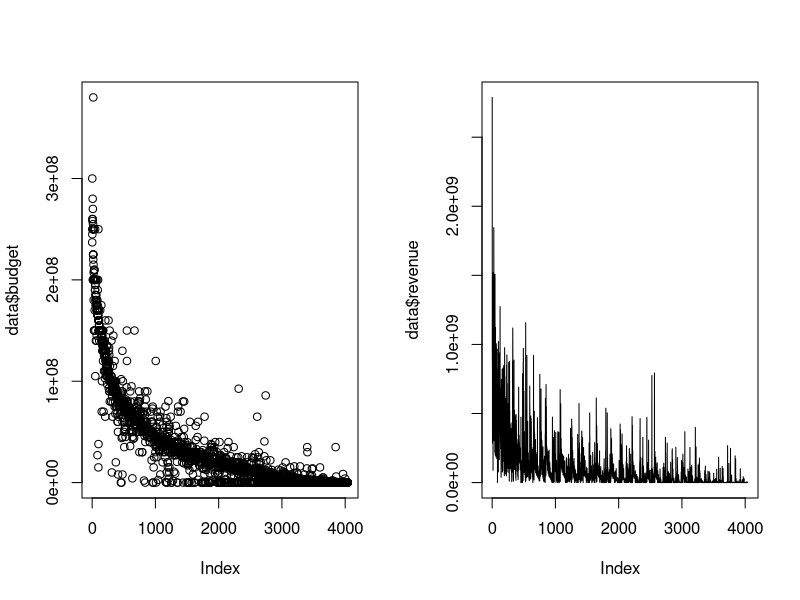
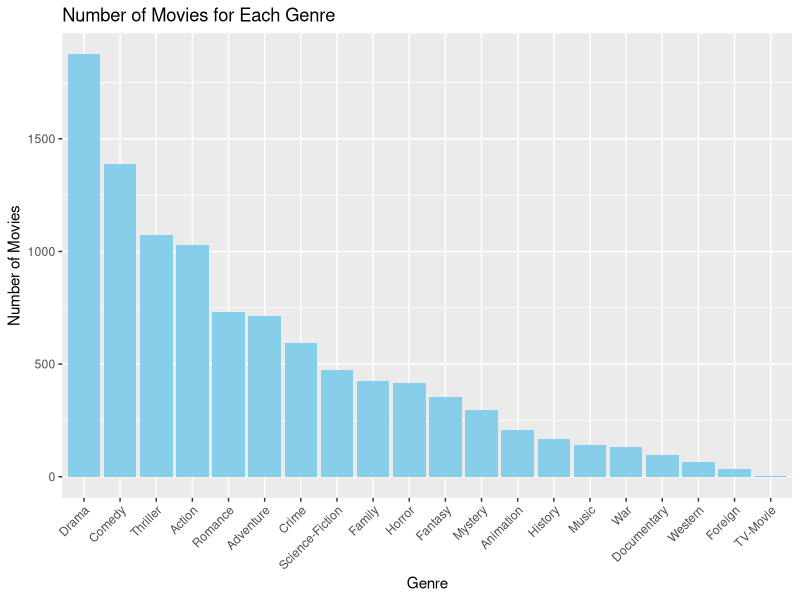
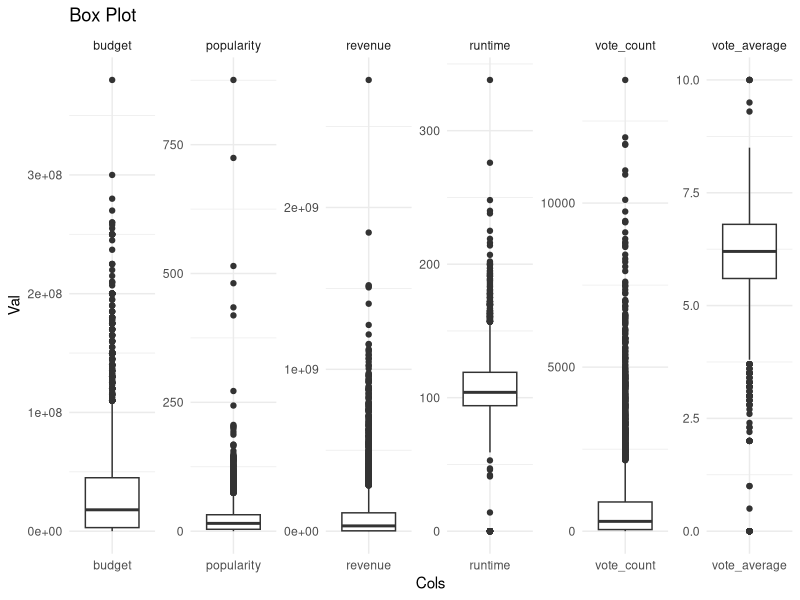
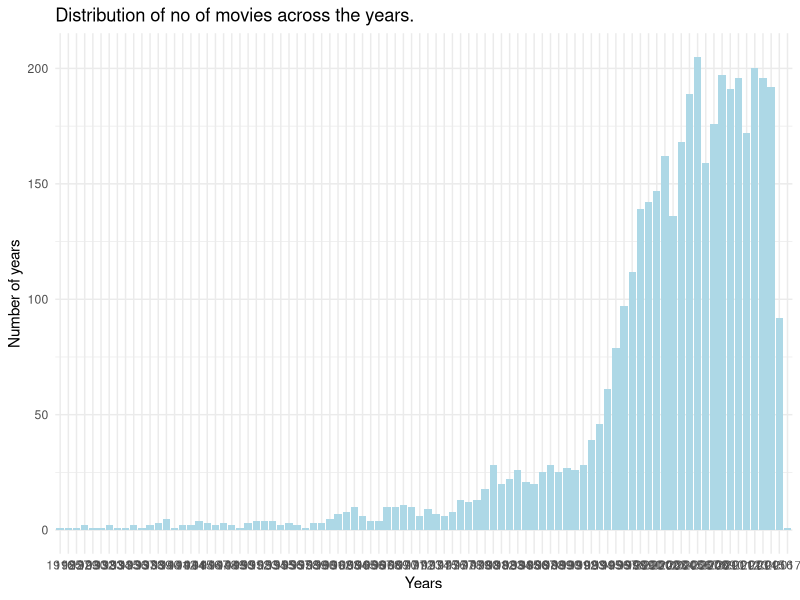
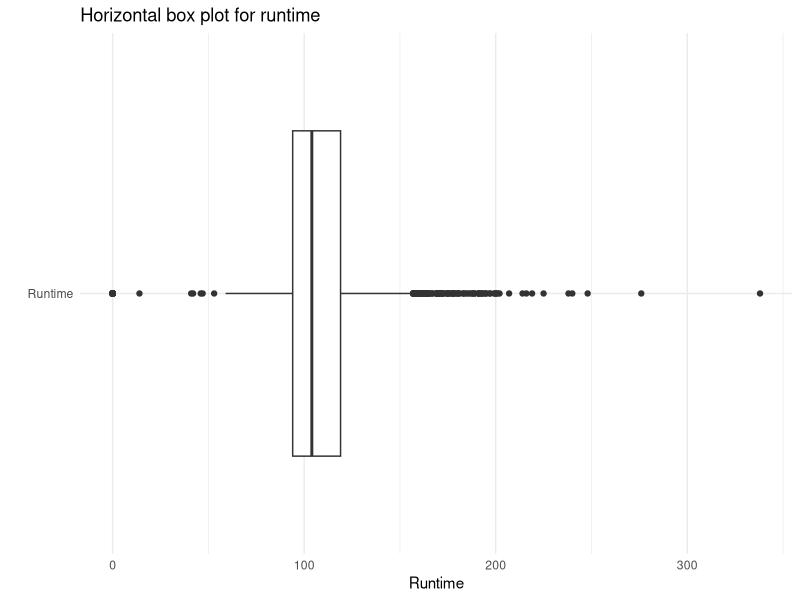

The R script that drew these images, in order: (Note: this script raises an error after producing the figures.)
## ---- chunk 1

char_preds <- read.csv('movie_dataset.csv')
## ---- chunk 2
        data <- read.csv('movie_dataset.csv', header=TRUE)
## ---- chunk 3
        str(data)
## ---- chunk 4
        data$title[1:10]
## ---- chunk 5
        movie_names <- data$title
        summary(movie_names)
## ---- chunk 6
    movie_budget <- data$budget
    mean(movie_budget)
## ---- chunk 7
    summary(movie_budget)
## ---- chunk 8
        par(mfrow = c(1,2)) # To plot different plots in the same row

        plot(data$budget, type="p") # scatter plot
        plot(data$revenue, type="l") # line plot
## ---- chunk 9
        sorted_data <- data[order(data$revenue, decreasing = TRUE), ] # To sort in descending order

        # The head function is used to get the first 10 rows
        top_10_rows <- head(sorted_data, n = 10)
        top_10_rows
        
## ---- chunk 10
        data$ROI = data$revenue / data$budget

        # Print the first 5 rows with their title and ROI
        data[1:5, c("title", "ROI")]
## ---- chunk 11
  # Convert the space-separated string of genres to a list of genres for each movie
  data$genres <- strsplit(data$genres, " ")
  #data$genres
  # Extract the individual genres and count their occurrences
  label_counts <- table(unlist(data$genres))
  #label_counts
  # label_counts will be a data frame with "Var1" and "Freq" columns
  
  # Sort the counts in descending order
  label_counts <- sort(label_counts, decreasing = TRUE)


## ---- chunk 12
    # Load the ggplot2 library
    library(ggplot2)
    
    # Make sure you have label_counts data frame with "Var1" and "Freq" columns
    
    # Convert the table object to a data frame
    label_counts_df <- as.data.frame(label_counts)
    
    # Plot the bar chart using ggplot2
    ggplot(label_counts_df, aes(x = Var1, y = Freq)) +
      geom_bar(stat = "identity", fill = "skyblue") +
      labs(x = "Genre", y = "Number of Movies", title = "Number of Movies for Each Genre") +
      theme(axis.text.x = element_text(angle = 45, hjust = 1))


## ---- chunk 13
library(ggplot2)

data = read.csv("movie_dataset.csv",header = TRUE)

numeric_column = c("budget","popularity","revenue","runtime","vote_count","vote_average")
summary_stat <- summary(data[,numeric_column])
summary_stat

#We can determine the outliers present in the data
#We can also find the range and the spread of the data.
#We can also check the skew of the data

#Mode/Frequency can be used for categorical columns

calculate_mode <-function(x){
  unx <- unique(x)
  unx[which.max(tabulate(match(x,unx)))]
}
mode_l <- calculate_mode(data$original_language)
print(mode_l)

#The summary statistics can be classified as
#Nominal <- Genre, ID, Original Language, Title, Director
#Ordinal <-
#Interval <- Release Date, 
#Ratio <- Budget, Popularity, Revenue, Runtime, Vote_average, Vote_count, 
## ---- chunk 14

#There are several values missing. The missing data values can be seen as
# a lot of columns have 0 or blank or NA values

#To get a correct estimate for missing values in numeric fields, we replace 0 with
# NA values.

data <- read.csv('movie_dataset.csv', header=TRUE)
data$budget <- ifelse(data$budget == 0, NA , data$budget)
data$revenue <- ifelse(data$revenue == 0, NA , data$revenue)
data$runtime <- ifelse(data$runtime == 0, NA , data$runtime)

#We can also change empty strings to NA values.

#The missingness of the data can be attributed to MCAR (Missing Completely at Random)

runtime_median <- median(data$runtime,na.rm=TRUE)
data$runtime <- ifelse(is.na(data$runtime),runtime_median,data$runtime)
data <- data[!is.na(data$runtime),]

## ---- chunk 15
#To check the spread of the data we can check the spread of the plot

library(ggplot2)
data = read.csv("movie_dataset.csv", header = TRUE)
numeric_column = c("budget","popularity","revenue","runtime","vote_count","vote_average")


selected_data = data[,numeric_column]
reshaped_data = stack(selected_data)
plot = ggplot(reshaped_data,aes(x=ind,y=values)) +  geom_boxplot() + labs(x = "Cols",y = "Val", title= "Box Plot") + theme_minimal() + facet_wrap(~ind,scales="free",nrow=1)

print(plot)

#To check the number of movies across the number of years

data$release_date <-as.Date(data$release_date, format = "%d-%m-%Y")
data$release_year <- format(data$release_date,"%Y")
data <- data[!is.na(data$release_year),]
list_years <- unique(data$release_year)
#print(list_years)

dist <- data.frame(year = list_years, count = numeric(length(list_years)))

for( i in 1:length(list_years)){
  
  year <- list_years[i]
  movies_in_year <- subset(data, release_year == year)
  movie_count <- nrow(movies_in_year)
  dist$count[i] <- movie_count
}

plot2 <- ggplot(dist, aes(x = factor(year), y = count)) + geom_bar(stat="identity",fill="lightblue") + labs(x = "Years", y = "Number of years", title= "Distribution of no of movies across the years.")  + theme_minimal()

print(plot2)

## ---- chunk 16


data <- read.csv("movie_dataset.csv")

plot <- ggplot(data, aes(x = runtime,y = "Runtime")) + geom_boxplot() + labs(title = "Horizontal box plot for runtime",x="Runtime",y = "") + theme_minimal()

print(plot)

#We can see that the distribution of the runtime is around 100 minutes. There are a lot of outliers, although the majority of the values are centred around 100 to 120 minutes.

#The data is skewed more to the higher values ( left skewed data )

## ---- chunk 17
library(ggplot2)

ordered_data <- data[order(data$budget,decreasing = TRUE)]
top_20 <- head(ordered_data,20)
plot <- ggplot(top_20,aes(x="title",y="",))
